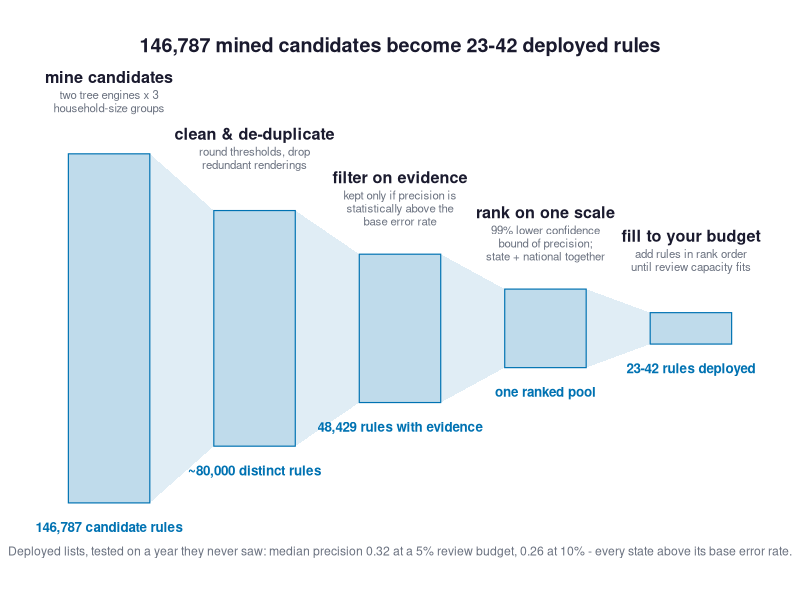
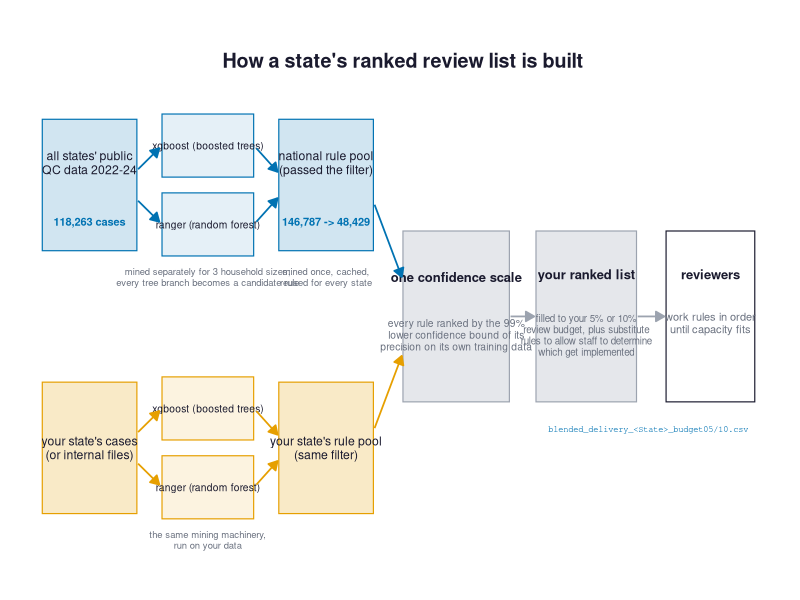
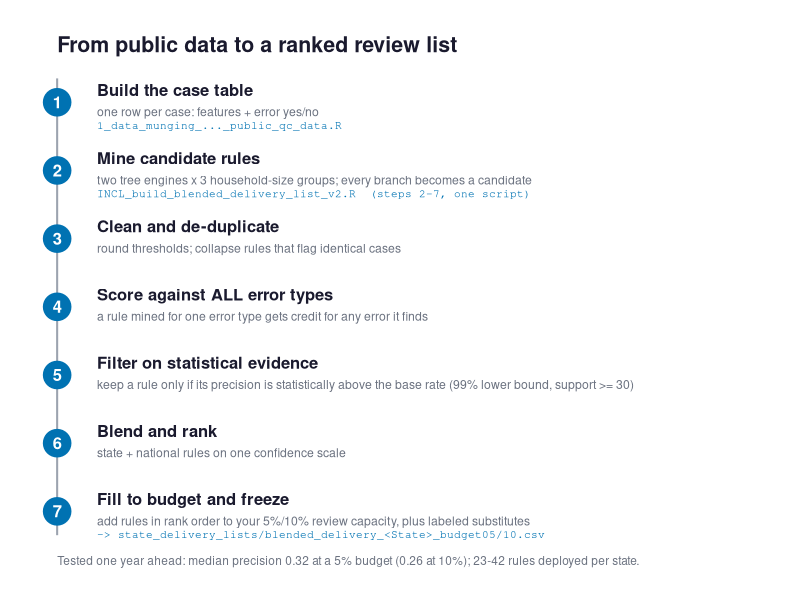

These charts were generated, in order, by the following R code:
# Three candidate figures explaining the delivery-list pipeline, for the deck.
# Audience: state program analysts. All counts/precision figures are from the
# published any-error recipe (national 2022-24 pool; blended benchmark,
# findings 14-16).
#   A  funnel: mine everything, trust little (stage counts)
#   B  two streams: national + state pools merge on one confidence scale
#   C  recipe card: numbered steps, what you run and what you get
# Output: presentation_figures/pipeline_option_{A,B,C}.png

suppressMessages(library(ggplot2))
dir.create("presentation_figures", showWarnings = FALSE)

INK    <- "#1a1a2e"   # primary text
MUTED  <- "#6b7280"   # secondary text
BOX    <- "#e5e7eb"   # neutral structure fill
EDGE   <- "#9ca3af"
BLUE   <- "#0072B2"   # national / pipeline accent (Okabe-Ito)
ORANGE <- "#E69F00"   # the state's own data accent (Okabe-Ito)

arrowspec <- arrow(length = unit(7, "pt"), type = "closed")

## ── Option A: the funnel ──────────────────────────────────────────────────────
stages <- data.frame(
  x = 1:5,
  half = c(2.0, 1.35, 0.85, 0.45, 0.18),
  title = c("mine candidates", "clean & de-duplicate", "filter on evidence",
            "rank on one scale", "fill to your budget"),
  sub = c("two tree engines x 3\nhousehold-size groups",
          "round thresholds, drop\nredundant renderings",
          "kept only if precision is\nstatistically above the\nbase error rate",
          "99% lower confidence\nbound of precision;\nstate + national together",
          "add rules in rank order\nuntil review capacity fits"),
  n = c("146,787 candidate rules", "~80,000 distinct rules",
        "48,429 rules with evidence", "one ranked pool",
        "23-42 rules deployed")
)
polys <- do.call(rbind, lapply(1:4, function(i) data.frame(
  id = i,
  x = c(stages$x[i] + 0.28, stages$x[i + 1] - 0.28,
        stages$x[i + 1] - 0.28, stages$x[i] + 0.28),
  y = c(stages$half[i], stages$half[i + 1],
        -stages$half[i + 1], -stages$half[i])
)))
pA <- ggplot() +
  geom_polygon(data = polys, aes(x, y, group = id), fill = BLUE, alpha = 0.12) +
  geom_rect(data = stages,
            aes(xmin = x - 0.28, xmax = x + 0.28, ymin = -half, ymax = half),
            fill = BLUE, alpha = 0.25, colour = BLUE, linewidth = 0.4) +
  geom_text(data = stages, aes(x, half + 0.95, label = title),
            fontface = "bold", size = 4.1, colour = INK, vjust = 1) +
  geom_text(data = stages, aes(x, half + 0.73, label = sub),
            size = 2.9, colour = MUTED, vjust = 1, lineheight = 0.95) +
  geom_text(data = stages, aes(x, -half - 0.22, label = n),
            size = 3.4, colour = BLUE, fontface = "bold", vjust = 1) +
  annotate("text", x = 3, y = 3.25,
           label = "146,787 mined candidates become 23-42 deployed rules",
           size = 5, fontface = "bold", colour = INK) +
  annotate("text", x = 3, y = -2.55,
           label = "Deployed lists, tested on a year they never saw: median precision 0.32 at a 5% review budget, 0.26 at 10% - every state above its base error rate.",
           size = 3.1, colour = MUTED) +
  coord_cartesian(xlim = c(0.5, 5.5), ylim = c(-2.8, 3.45)) +
  theme_void()
ggsave("presentation_figures/pipeline_option_A.png", pA,
       width = 11, height = 5.4, dpi = 300, bg = "white")

## ── Option B: two streams merge ───────────────────────────────────────────────
box <- function(x, y, w, h, fill, colour = NA) {
  annotate("rect", xmin = x - w/2, xmax = x + w/2, ymin = y - h/2, ymax = y + h/2,
           fill = fill, colour = colour, linewidth = 0.4)
}
lbl <- function(x, y, text, size = 3.4, col = INK, face = "plain", lh = 0.95)
  annotate("text", x = x, y = y, label = text, size = size, colour = col,
           fontface = face, lineheight = lh)
seg <- function(x1, y1, x2, y2, col = EDGE)
  annotate("segment", x = x1, y = y1, xend = x2, yend = y2,
           colour = col, linewidth = 0.6, arrow = arrowspec)

chip <- function(x, y, w, h, fill, colour, text, tsize = 2.6) {
  list(box(x, y, w, h, fill = fill, colour = colour),
       lbl(x, y, text, tsize, INK, lh = 0.9))
}
pB <- ggplot() +
  # ── national lane ──
  box(1.0, 3.0, 1.6, 1.0, fill = scales::alpha(BLUE, 0.18), colour = BLUE) +
  lbl(1.0, 3.17, "all states' public
QC data 2022-24", 3.1, INK) +
  lbl(1.0, 2.72, "118,263 cases", 2.8, BLUE, "bold") +
  chip(3.0, 3.30, 1.55, 0.48, scales::alpha(BLUE, 0.10), BLUE,
       "xgboost (boosted trees)") +
  chip(3.0, 2.70, 1.55, 0.48, scales::alpha(BLUE, 0.10), BLUE,
       "ranger (random forest)") +
  lbl(3.0, 2.30, "mined separately for 3 household sizes;
every tree branch becomes a candidate rule", 2.4, MUTED) +
  seg(1.82, 3.12, 2.18, 3.28, BLUE) + seg(1.82, 2.88, 2.18, 2.72, BLUE) +
  seg(3.82, 3.28, 4.18, 3.10, BLUE) + seg(3.82, 2.72, 4.18, 2.90, BLUE) +
  box(5.0, 3.0, 1.6, 1.0, fill = scales::alpha(BLUE, 0.18), colour = BLUE) +
  lbl(5.0, 3.17, "national rule pool
(passed the filter)", 3.1, INK) +
  lbl(5.0, 2.72, "146,787 -> 48,429", 2.8, BLUE, "bold") +
  lbl(5.0, 2.30, "mined once, cached,
reused for every state", 2.4, MUTED) +
  # ── state lane ──
  box(1.0, 1.0, 1.6, 1.0, fill = scales::alpha(ORANGE, 0.22), colour = ORANGE) +
  lbl(1.0, 1.0, "your state's cases
(or internal files)", 3.1, INK) +
  chip(3.0, 1.30, 1.55, 0.48, scales::alpha(ORANGE, 0.12), ORANGE,
       "xgboost (boosted trees)") +
  chip(3.0, 0.70, 1.55, 0.48, scales::alpha(ORANGE, 0.12), ORANGE,
       "ranger (random forest)") +
  lbl(3.0, 0.30, "the same mining machinery,
run on your data", 2.4, MUTED) +
  seg(1.82, 1.12, 2.18, 1.28, ORANGE) + seg(1.82, 0.88, 2.18, 0.72, ORANGE) +
  seg(3.82, 1.28, 4.18, 1.10, ORANGE) + seg(3.82, 0.72, 4.18, 0.90, ORANGE) +
  box(5.0, 1.0, 1.6, 1.0, fill = scales::alpha(ORANGE, 0.22), colour = ORANGE) +
  lbl(5.0, 1.0, "your state's rule pool
(same filter)", 3.1, INK) +
  # ── merge on one scale ──
  box(7.2, 2.0, 1.8, 1.3, fill = BOX, colour = EDGE) +
  lbl(7.2, 2.30, "one confidence scale", 3.3, INK, "bold") +
  lbl(7.2, 1.86, "every rule ranked by the 99%
lower confidence bound of its
precision on its own training data", 2.6, MUTED) +
  seg(5.82, 2.85, 6.28, 2.30, BLUE) +
  seg(5.82, 1.15, 6.28, 1.70, ORANGE) +
  # ── frozen list ──
  box(9.4, 2.0, 1.7, 1.3, fill = BOX, colour = EDGE) +
  lbl(9.4, 2.32, "your ranked list", 3.3, INK, "bold") +
  lbl(9.4, 1.86, "filled to your 5% or 10%
review budget, plus substitute
rules to allow staff to determine
which get implemented", 2.5, MUTED) +
  seg(8.12, 2.0, 8.52, 2.0) +
  # ── deployment ──
  box(11.5, 2.0, 1.5, 1.3, fill = "white", colour = INK) +
  lbl(11.5, 2.32, "reviewers", 3.3, INK, "bold") +
  lbl(11.5, 1.95, "work rules in order
until capacity fits", 2.8, MUTED) +
  seg(10.27, 2.0, 10.72, 2.0) +
  annotate("text", x = 10.45, y = 1.14, hjust = 0.5, label = "blended_delivery_<State>_budget05/10.csv",
           size = 2.2, colour = BLUE, family = "mono") +
  lbl(6.3, 3.95, "How a state's ranked review list is built", 5, INK, "bold") +
  coord_cartesian(xlim = c(0.1, 12.4), ylim = c(0.05, 4.2)) +
  theme_void()
ggsave("presentation_figures/pipeline_option_B.png", pB,
       width = 13.2, height = 4.9, dpi = 300, bg = "white")

## ── Option C: the recipe card ─────────────────────────────────────────────────
steps <- data.frame(
  y = 7:1,
  n = 1:7,
  title = c("Build the case table",
            "Mine candidate rules",
            "Clean and de-duplicate",
            "Score against ALL error types",
            "Filter on statistical evidence",
            "Blend and rank",
            "Fill to budget and freeze"),
  what = c("one row per case: features + error yes/no",
           "two tree engines x 3 household-size groups; every branch becomes a candidate",
           "round thresholds; collapse rules that flag identical cases",
           "a rule mined for one error type gets credit for any error it finds",
           "keep a rule only if its precision is statistically above the base rate (99% lower bound, support >= 30)",
           "state + national rules on one confidence scale",
           "add rules in rank order to your 5%/10% review capacity, plus labeled substitutes"),
  runs = c("1_data_munging_..._public_qc_data.R",
           "INCL_build_blended_delivery_list_v2.R  (steps 2-7, one script)",
           "", "", "", "",
           "-> state_delivery_lists/blended_delivery_<State>_budget05/10.csv")
)
pC <- ggplot(steps) +
  annotate("segment", x = 0.32, xend = 0.32, y = 0.65, yend = 7.35,
           colour = EDGE, linewidth = 0.7) +
  geom_point(aes(x = 0.32, y = y), size = 9, colour = BLUE) +
  geom_text(aes(x = 0.32, y = y, label = n), colour = "white",
            size = 4.2, fontface = "bold") +
  geom_text(aes(x = 0.55, y = y + 0.18, label = title), hjust = 0,
            size = 4.2, fontface = "bold", colour = INK) +
  geom_text(aes(x = 0.55, y = y - 0.14, label = what), hjust = 0,
            size = 3.1, colour = MUTED) +
  geom_text(aes(x = 0.55, y = y - 0.34, label = runs), hjust = 0,
            size = 2.8, colour = BLUE, family = "mono") +
  annotate("text", x = 0.32, y = 7.85, hjust = 0,
           label = "From public data to a ranked review list",
           size = 5.4, fontface = "bold", colour = INK) +
  annotate("text", x = 0.32, y = 0.28, hjust = 0,
           label = "Tested one year ahead: median precision 0.32 at a 5% budget (0.26 at 10%); 23-42 rules deployed per state.",
           size = 3.0, colour = MUTED) +
  coord_cartesian(xlim = c(0.2, 4.4), ylim = c(0.1, 8.1)) +
  theme_void()
ggsave("presentation_figures/pipeline_option_C.png", pC,
       width = 9, height = 7, dpi = 300, bg = "white")

cat("wrote pipeline_option_A/B/C.png\n")
